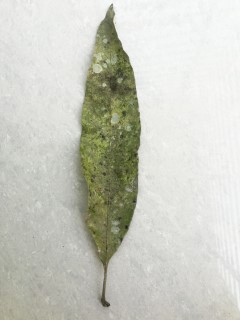
#> input picture IMG_20211108_120804 (Custom).jpg, 240 x 320 px
$ jupyter execute --allow-errors notebook.ipynb   (shell and % lines are left out)
#> lines starting #> are read from the running program, lines starting #| are printed output that depends on the picture; after the words box and inside, x2 and y2 are one past the last pixel; in counts of white or black regions, pixels touching at a corner belong together
[cell 1]
import os
import cv2
import numpy as np
import pandas as pd
from matplotlib import pyplot as plt
from IPython.display import Image, display

### Loading the Image

[cell 2]
leaf_pic = "IMG_20211108_120804 (Custom).jpg"

[cell 3]
def imshow(img, ax=None):
    if ax is None:
        ret, encoded = cv2.imencode(".jpg",img)
        display(Image(encoded))
    else:
        ax.imshow(cv2.cvtColor(img, cv2.COLOR_BGR2RGB))
        ax.axis('off')

img = cv2.imread(leaf_pic)
#> img is the input picture: shape (320, 240, 3); mean B, G, R 193.2, 203.1, 202
imshow(img)

Converting to grayscale

[cell 4]
gray = cv2.cvtColor(img, cv2.COLOR_BGR2GRAY)
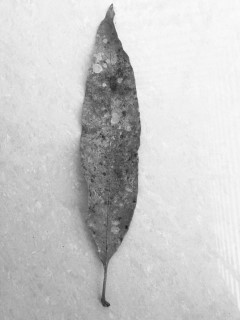
#> gray: shape (320, 240); min 26, max 254, mean 201.7
imshow(gray)

### Implementing Thresholding

[cell 5]
ret, bin_img = cv2.threshold(gray,
                             0, 255,
                             cv2.THRESH_BINARY_INV + cv2.THRESH_OTSU)
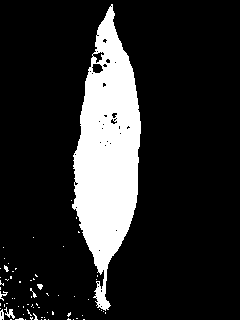
#> bin_img: shape (320, 240); 16.1% white; 71 white regions (64 under 20 px), largest, box (x1, y1, x2, y2) and area: (72, 4, 141, 311) 11986, (4, 307, 15, 319) 53, (0, 309, 4, 320) 33
#> ret = 166

imshow(bin_img)

### Noise Removal

[cell 6]
kernel = cv2.getStructuringElement(cv2.MORPH_RECT, (3, 3))

bin_img = cv2.morphologyEx(bin_img,
                           cv2.MORPH_OPEN,
                           kernel,
                           iterations=1)
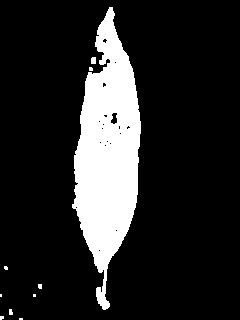
#> bin_img: shape (320, 240); 15.5% white; 10 white regions (7 under 20 px), largest, box (x1, y1, x2, y2) and area: (72, 7, 141, 310) 11794, (91, 57, 96, 64) 34, (9, 309, 13, 315) 21

imshow(bin_img)
